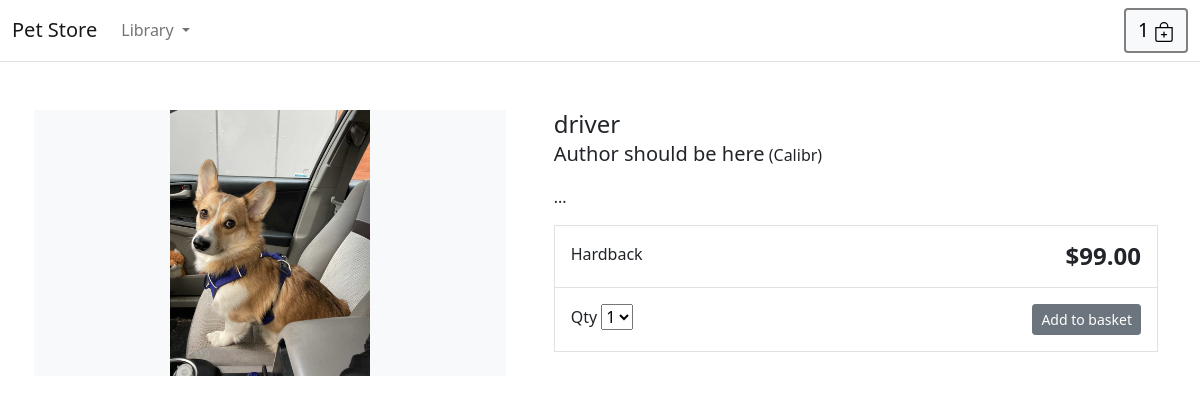
The app's page /pets/driver with its own data.
### store/models.py (models this page shows, shortened)
class Product(models.Model):
    category = models.ForeignKey(
        Category, related_name="product", on_delete=models.CASCADE)
    category_by = models.ForeignKey(
        User, related_name="product_creator", on_delete=models.CASCADE)
    title = models.CharField(max_length=255, default='unknown')
    image = models.ImageField(upload_to="images/", default='images/cow.jpg')
    address = models.SlugField(max_length=255, unique=True)
    price = models.DecimalField(max_digits=4, decimal_places=2)
    in_stock = models.BooleanField(default=True)
    is_active = models.BooleanField(default=True)
    created = models.DateTimeField(auto_now_add=True)
    updated = models.DateTimeField(auto_now=True)
    objects = models.Manager()
    products = ProductManager()
    class Meta:
        ordering = ("-created",)

### store/views.py (the view)
def product_detail(request, address, category_address):
    product = get_object_or_404(Product, address=address, in_stock=True)
    return render(request, 'store/detail.html', {'product': product})

### cart/context_processor.py (called while the page is built)
def cart(request):
    return {'cart': Cart(request)}

### store/contect_proccesor.py (called while the page is built)
def categories(request):
    return {'categories': Category.objects.all()}

### store/templates/store/detail.html (shortened to what this page needs)
{% extends "./header.html" %}
{% load static %}
{% block content %}
<div class="container">
    <main class="pt-5">
        <div class="row g-3">
            <div class="col-md-5 col-lg-5 order-md-first bg-light">
                <img class="img-fluid mx-auto d-block" width="200px" alt="Responsive image" src="{{ product.image.url }}">
            </div>
            <div class="col-md-7 col-lg-7 ps-md-3 ps-lg-5">
                <h1 class="mb-0 h4">{{ product.title }}</h1>
                <p><span class="lead">Author should be here</span> (Calibr)</p>
                <p>{{ product.description|slice:":355" }}...</p>
                <div class="border">
                    <div class="col border-bottom">
                        <div class="row p-3">
                            <div class="col-6">Hardback</div>
                            <div class="col-6 text-end"><span class="h4 fw-bold">${{ product.price }}</span></div>
                        </div>
                    </div>
                    <div class="col">
                        <div class="row p-3">
                            <div class="col-6">
                                <label for="select">Qty</label>
                                <select id="select">
                                    <option value="">1</option>
                                </select>
                            </div>
                            <div class="col-6 text-end"><button type="button" class="btn btn-secondary btn-sm">Add to
                                    basket</button></div>
                        </div>
                    </div>
                </div>
            </div>
        </div>
    </main>
</div>
{% endblock %}

### records on screen
Product: image (picture), title "driver", price "99.00"
